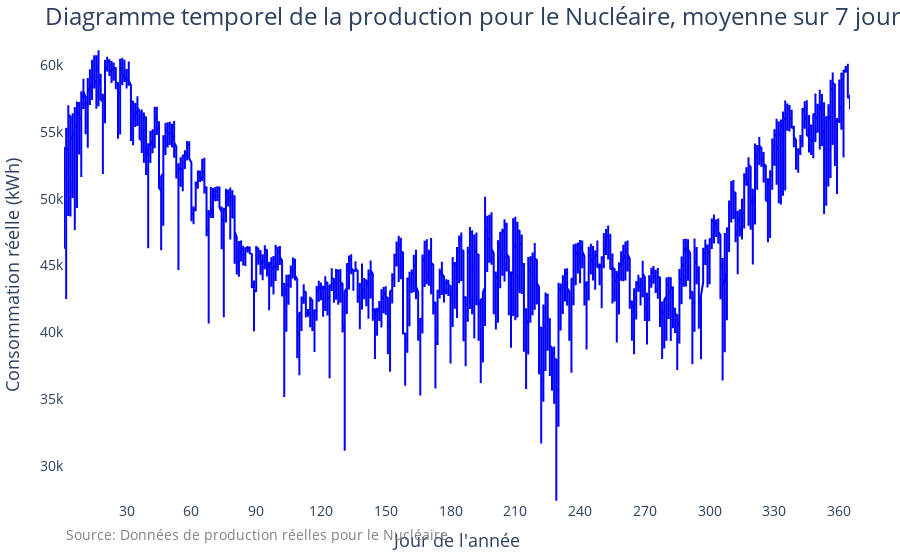

Notebook code cell kept with this figure:
### Code cell
# Calculer la moyenne mobile sur une fenêtre glissante de 7 jours
df['moyenne_mobile_nucléaire'] = df['Nucléaire'].rolling(window=7).mean()

# Créer une figure
fig = go.Figure()

# Ajouter une trace de diagramme temporel
fig.add_trace(go.Scatter(
    x=df['dayofyear'],  # Colonne contenant les données temporelles
    y=df['moyenne_mobile_nucléaire'],  # Colonne contenant les valeurs à tracer
    mode='lines',  # Type de trace (lignes)
    name='Données de production réelles pour le Nucléaire',  # Nom de la trace pour la légende
    line=dict(color='blue', width=2)  # Options de mise en forme de la ligne
))

# Définir les options de mise en forme de l'axe des x
fig.update_xaxes(
    title_text='Jour de l\'année',
    title_font=dict(size=18),
    tickfont=dict(size=14),
    range=[df['dayofyear'].min(), df['dayofyear'].max()],
    dtick=30  # Intervalle entre les étiquettes de l'axe des x (en jours)
)

# Définir les options de mise en forme de l'axe des y
fig.update_yaxes(
    title_text='Consommation réelle (kWh)',
    title_font=dict(size=18),
    tickfont=dict(size=14),
    range=[df['moyenne_mobile_nucléaire'].min()-10, df['moyenne_mobile_nucléaire'].max()+10]  # Marge autour de la plage de données
)

# Ajouter une annotation pour afficher la source des données
fig.add_annotation(
    text='Source: Données de production réelles pour le Nucléaire',
    x=0,
    y=-0.1,
    xref='paper',
    yref='paper',
    showarrow=False,
    font=dict(size=14, color='gray')
)

# Définir les options de mise en forme de la légende
fig.update_layout(
    title='Diagramme temporel de la production pour le Nucléaire, moyenne sur 7 jours',
    title_font=dict(size=24),
    legend=dict(orientation='h', yanchor='bottom', y=1.02, xanchor='right', x=1),
    margin=dict(l=50, r=50, t=50, b=50),
    paper_bgcolor='white',
    plot_bgcolor='white'
)

# Afficher la figure
fig.show()

### Figure 1 — Plotly figure (JSON) as saved in the notebook; plotly's stock layout.template omitted (floating-point values rounded to 4 significant figures; data arrays with more than 128 entries replaced by an {"elided": "..."} marker saying what was removed)
{"data": [{"line": {"color": "blue", "width": 2}, "mode": "lines", "name": "Données de production réelles pour le Nucléaire", "type": "scatter", "x": {"elided": "17519 int values"}, "y": {"elided": "17519 float values"}}], "layout": {"annotations": [{"font": {"color": "gray", "size": 14}, "showarrow": false, "text": "Source: Données de production réelles pour le Nucléaire", "x": 0, "xref": "paper", "y": -0.1, "yref": "paper"}], "legend": {"orientation": "h", "x": 1, "xanchor": "right", "y": 1.02, "yanchor": "bottom"}, "margin": {"b": 50, "l": 50, "r": 50, "t": 50}, "paper_bgcolor": "white", "plot_bgcolor": "white", "title": {"font": {"size": 24}, "text": "Diagramme temporel de la production pour le Nucléaire, moyenne sur 7 jours"}, "xaxis": {"dtick": 30, "range": [1, 365], "tickfont": {"size": 14}, "title": {"font": {"size": 18}, "text": "Jour de l'année"}}, "yaxis": {"range": [27360.0, 61150.0], "tickfont": {"size": 14}, "title": {"font": {"size": 18}, "text": "Consommation réelle (kWh)"}}}}
